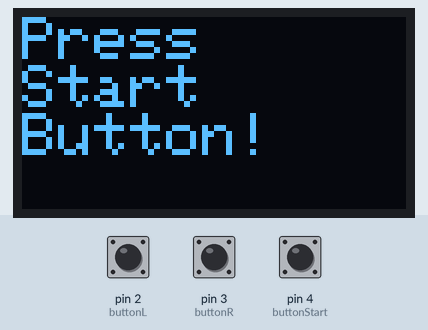
A sketch run on a simulated Arduino Uno, built with avr-gcc and run on an emulated ATmega328P. Parts: 128×64 one-colour display. The test bench sets the inputs (shaded band); at power-on: pin 4 (buttonStart) HIGH, pin 2 (buttonL) HIGH, pin 3 (buttonR) HIGH. Random numbers use the default seed unless the sketch sets one.

Above: at 1.2 s.
1.3 s: pin 4 (buttonStart) pulled LOW for 0.15 s
At 1.8 s:
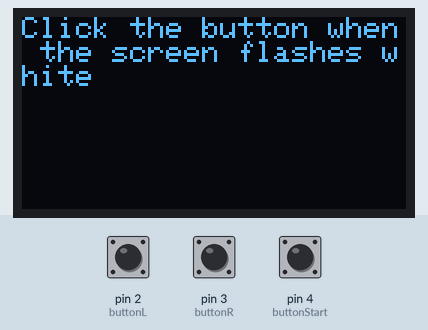
At 14.3 s:
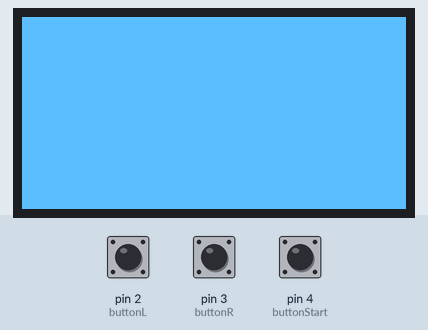
Timing chart, 0 to 14.6 s (numbered marks = the images above; inputs shaded):
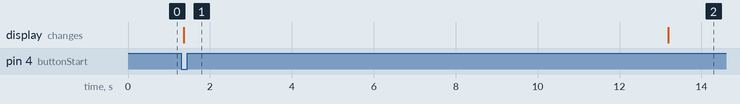

The sketch:

ReactionCompetition.ino
```cpp
/* ===================== REACTION GAME =====================

  DESCRIPTION:
  This is a two-player reaction speed game using an OLED display and three buttons.
  When the screen flashes white, the first player to press their button wins!

  HOW TO PLAY:
  1. Connect all components (see wiring below).
  2. Turn on the Arduino — the OLED will say "Press Start Button!"
  3. Press the Start button to begin.
  4. Wait... after a random delay, the screen will flash white.
  5. The first player to press their button (Left or Right) after the flash wins!
  6. The OLED will display the winner before returning to the start screen.

  WHAT YOU'LL NEED:
  - Arduino Uno (or compatible board)
  - 0.96" or 1.3" I2C OLED display (SSD1306)
  - 3 push buttons:
      • Left Player button (D2 → button → GND)
      • Right Player button (D3 → button → GND)
      • Start button (D4 → button → GND)
  - Breadboard and jumper wires

  LIBRARIES REQUIRED:
  - Adafruit GFX Library
  - Adafruit SSD1306 Library

  CONNECTION SUMMARY:
  OLED → Arduino
  ----------------
  VCC → 5V (or 3.3V, depending on display)
  GND → GND
  SDA → A4
  SCL → A5
*/

#include <Wire.h>
#include <Adafruit_GFX.h>
#include <Adafruit_SSD1306.h>

// ================== OLED DISPLAY CONFIGURATION ==================
#define SCREEN_WIDTH 128        // OLED display width, in pixels
#define SCREEN_HEIGHT 64        // OLED display height, in pixels
#define OLED_RESET -1           // Reset pin (not used here)
#define SCREEN_ADDRESS 0x3C     // I2C address for most 128x64 OLEDs
Adafruit_SSD1306 display(SCREEN_WIDTH, SCREEN_HEIGHT, &Wire, OLED_RESET);

// ================== BUTTON PINS ==================
// Each button connects one side to a digital pin, and the other side to GND.
const int buttonL = 2;          // Left player button
const int buttonR = 3;          // Right player button
const int buttonStart = 4;      // Start button

// ================== SETUP FUNCTION ==================
void setup() {
  Serial.begin(9600); // Start the serial monitor for debugging output

  // Initialize the OLED display
  display.begin(SSD1306_SWITCHCAPVCC, SCREEN_ADDRESS);
  display.clearDisplay();
  display.setTextSize(1);
  display.setTextColor(WHITE);

  // Configure button pins as inputs with internal pull-up resistors.
  // This means the pins read HIGH when not pressed, and LOW when pressed.
  pinMode(buttonR, INPUT_PULLUP);
  pinMode(buttonL, INPUT_PULLUP);
  pinMode(buttonStart, INPUT_PULLUP);
}

// ================== MAIN LOOP ==================
void loop() {
  // Check if the Start button is pressed
  int start = digitalRead(buttonStart);
  if (start == LOW) {
    // If pressed, start the game
    enterGame();
  }

  // Display start screen message
  display.clearDisplay();
  display.setCursor(0, 0);
  display.setTextSize(2);
  display.println("Press\nStart\nButton!");
  display.display();

  delay(10); // Small delay to prevent flicker
}

// ================== HELPER FUNCTIONS ==================

// Displays a message on the OLED with a given text size and delay time
void writeMessage(String message, int size, int delay_time) {
  display.clearDisplay();
  display.setCursor(0, 0);
  display.setTextSize(size);
  display.println(message);
  display.display();
  delay(delay_time);
}

// Fills the screen completely white (used for the reaction flash)
void displayStart() {
  display.fillScreen(WHITE);
  display.display();
}

// ================== GAME LOGIC ==================
void enterGame() {
  // Display instructions for players
  writeMessage("Click the button when the screen flashes white", 1, 3000);

  // Wait a random amount of time between 1 and 10 seconds
  int random_start = random(1000, 10000);
  delay(random_start);

  // Flash the screen white to signal "GO!"
  displayStart();

  // Wait for either player to press their button first
  while (true) {
    if (digitalRead(buttonL) == LOW) {
      // Left player pressed first
      Serial.println("LEFT");
      writeMessage("LEFT\nWINS", 4, 2000);
      break;
    } else if (digitalRead(buttonR) == LOW) {
      // Right player pressed first
      Serial.println("RIGHT");
      writeMessage("RIGHT\nWINS", 4, 2000);
      break;
    }
  }
}
```

Measured:
- after the input at 1.3 s, the display: changes after 0.06 s (image 1)
